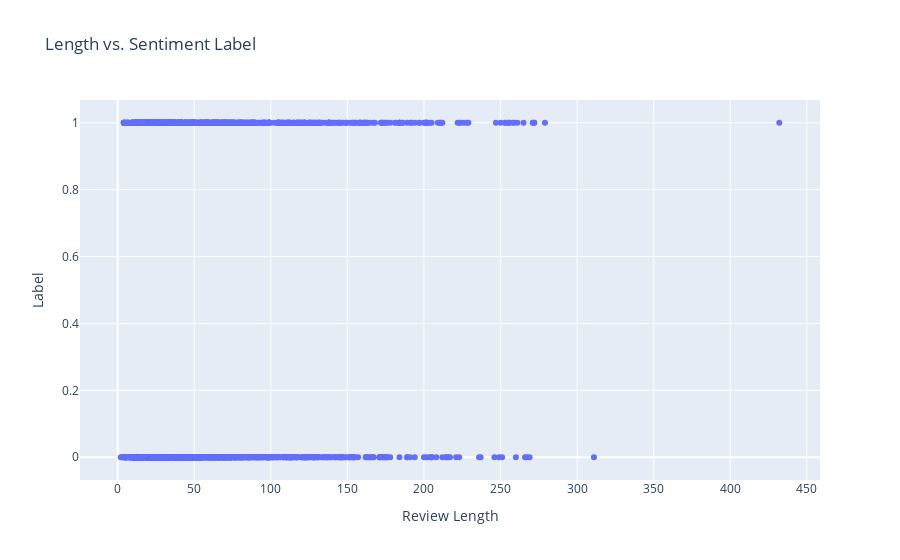

The code cell stored with this chart in its notebook:
### Markdown cell above
Correlate length and sentiment marks:

### Code cell
df['Text_Length'] = df['Raw'].apply(lambda x: len(x))
data = df.sort_values(by='Text_Length')
plot = go.Scatter(x = data['Text_Length'], y = data['Tag'], mode='markers')
lyt = go.Layout(title="Length vs. Sentiment Label", xaxis=dict(title='Review Length'),yaxis=dict(title='Label'))
fig = go.Figure(data=[plot], layout=lyt)
py.iplot(fig)

### Figure 1 — Plotly figure (JSON) as saved in the notebook; plotly's stock layout.template omitted (floating-point values rounded to 4 significant figures; data arrays with more than 128 entries replaced by an {"elided": "..."} marker saying what was removed)
{"data": [{"mode": "markers", "type": "scatter", "x": {"elided": "2328 int values"}, "y": {"elided": "2328 int values"}}], "layout": {"title": {"text": "Length vs. Sentiment Label"}, "xaxis": {"title": {"text": "Review Length"}}, "yaxis": {"title": {"text": "Label"}}}}
